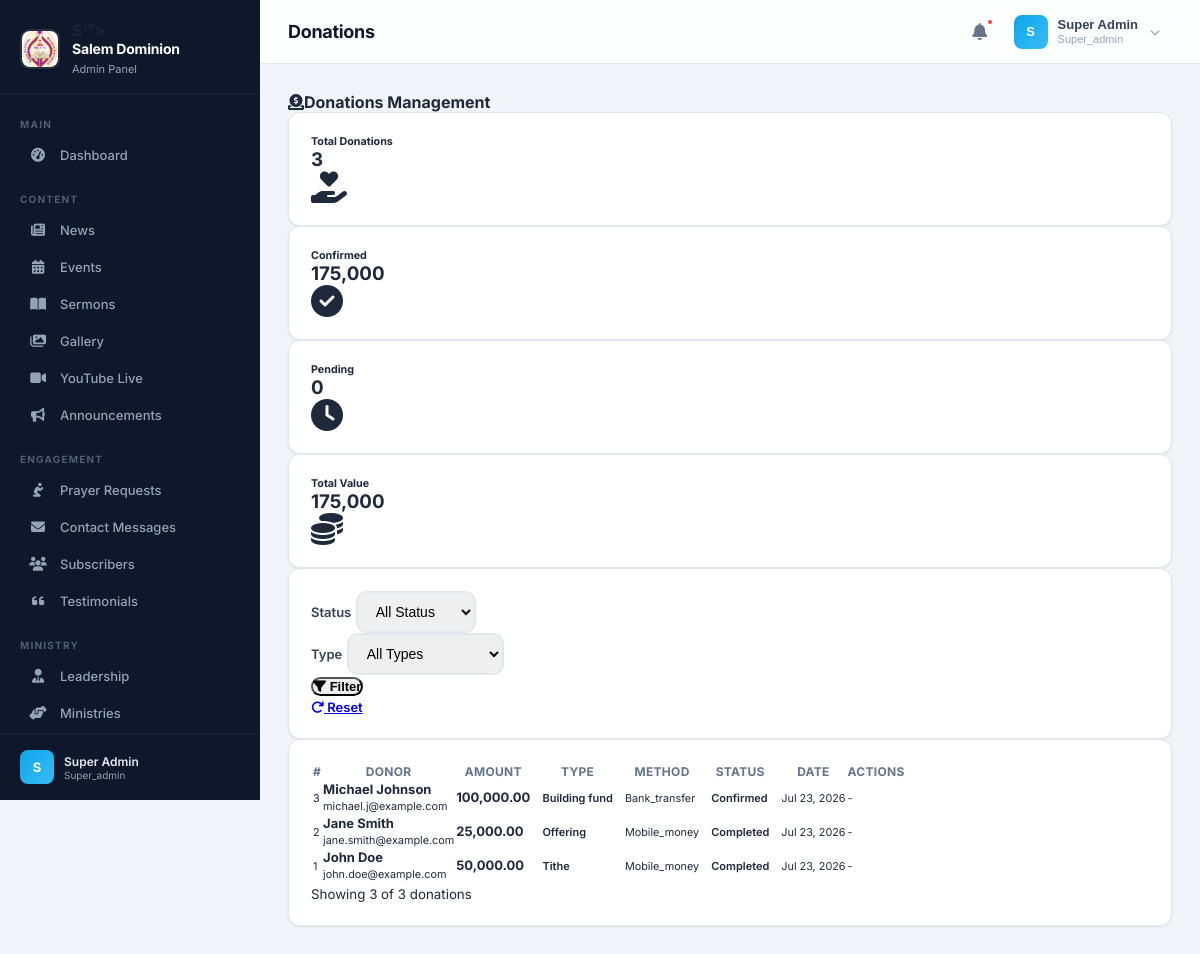
/admin/dashboard.php?section=donations (signed in), run on the app's committed database.
### tables this page shows
CREATE TABLE `donations` (
  `id` int(11) NOT NULL,
  `donor_name` varchar(255) NOT NULL,
  `donor_email` varchar(255) DEFAULT NULL,
  `donor_phone` varchar(20) DEFAULT NULL,
  `amount` decimal(10,2) NOT NULL,
  `donation_type` enum('tithe','offering','building_fund','missions','children_ministry','special','general','benevolence','other') NOT NULL DEFAULT 'general',
  `payment_method` enum('mobile_money','bank_transfer','cash','online','card') NOT NULL DEFAULT 'mobile_money',
  `transaction_id` varchar(100) DEFAULT NULL,
  `status` enum('pending','confirmed','completed','failed','cancelled','rejected') NOT NULL DEFAULT 'pending',
  `confirmed_by` int(11) DEFAULT NULL,
  `confirmed_at` datetime DEFAULT NULL,
  `payment_reference` varchar(255) DEFAULT NULL,
  `notes` text DEFAULT NULL,
  `is_anonymous` tinyint(1) NOT NULL DEFAULT 0,
  `confirmation_code` varchar(50) DEFAULT NULL,
  `ip_address` varchar(45) DEFAULT NULL,
  `created_at` timestamp NOT NULL DEFAULT current_timestamp(),
  `updated_at` timestamp NOT NULL DEFAULT current_timestamp() ON UPDATE current_timestamp()
);

### includes/database.php (called while the page is built, shortened)
<?php
class Database {
    private ?PDO $pdo = null;
    private function __construct(string $host, string $user, string $pass, string $name, string $port = '3306', string $charset = 'utf8mb4') {
        $dsn = "mysql:host={$host};port={$port};dbname={$name};charset={$charset}";
        try {
            $this->pdo = new PDO($dsn, $user, $pass, [
                PDO::ATTR_ERRMODE            => PDO::ERRMODE_EXCEPTION,
                PDO::ATTR_DEFAULT_FETCH_MODE => PDO::FETCH_ASSOC,
                PDO::ATTR_EMULATE_PREPARES   => false,
                PDO::MYSQL_ATTR_INIT_COMMAND => "SET NAMES {$charset} COLLATE {$charset}_unicode_ci",
                PDO::MYSQL_ATTR_FOUND_ROWS   => true,
            ]);
        } catch (PDOException $e) {
            error_log("Database connection failed ({$name}): " . $e->getMessage());
            $this->pdo = null;
            throw $e;
        }
    }
    public function query(string $sql, array $params = []): PDOStatement {
        $stmt = $this->pdo->prepare($sql);
        $stmt->execute($params);
        return $stmt;
    }
    public function fetch(string $sql, array $params = []): ?array {
        $stmt = $this->query($sql, $params);
        $result = $stmt->fetch();
        return $result ?: null;
    }
}

### includes/helpers.php (called while the page is built, shortened)
<?php
function sanitize(string $input): string {
    return htmlspecialchars(trim($input), ENT_QUOTES, 'UTF-8');
}
function paginate(string $table, $db, int $perPage = ITEMS_PER_PAGE, int $currentPage = 1, string $where = '', array $params = [], string $orderBy = 'id DESC'): array {
    if ($db instanceof Database) {
        $pdo = $db->getPdo();
    } elseif ($db instanceof PDO) {
        $pdo = $db;
    } else {
        $pdo = Database::getInstance()->getPdo();
    }
    $countQuery = "SELECT COUNT(*) FROM {$table}";
    if (!empty($where)) {
        $countQuery .= " WHERE {$where}";
    }
    $stmt = $pdo->prepare($countQuery);
    $stmt->execute($params);
    $total = (int)$stmt->fetchColumn();
    $totalPages = max(1, ceil($total / $perPage));
    $currentPage = max(1, min($currentPage, $totalPages));
    $offset = ($currentPage - 1) * $perPage;
    $query = "SELECT * FROM {$table}";
    if (!empty($where)) {
        $query .= " WHERE {$where}";
    }
    $query .= " ORDER BY {$orderBy} LIMIT {$perPage} OFFSET {$offset}";
    $stmt = $pdo->prepare($query);
    $stmt->execute($params);
    $items = $stmt->fetchAll(PDO::FETCH_ASSOC);
    return [
        'items'       => $items,
        'total'       => $total,
        'page'        => $currentPage,
        'per_page'    => $perPage,
        'total_pages' => $totalPages,
    ];
}
function formatDate(string $date, string $format = 'M j, Y'): string {
    return date($format, strtotime($date));
}

### admin/modules/donations.php (the view, shortened to what this page needs)
<?php
$db = Database::getInstance();
$page = max(1, (int)($_GET['page'] ?? 1));
$perPage = ADMIN_ITEMS_PER_PAGE;
$where = '1=1';
$params = [];
$pagination = paginate('donations', $db, $perPage, $page, $where, $params);
$donations = $pagination['items'];
$total = $pagination['total'];
$stats = $db->fetch("SELECT COUNT(*) as total_count, COALESCE(SUM(amount), 0) as total_amount, COALESCE(SUM(CASE WHEN status = 'confirmed' OR status = 'completed' THEN amount ELSE 0 END), 0) as confirmed_amount, COALESCE(SUM(CASE WHEN status = 'pending' THEN amount ELSE 0 END), 0) as pending_amount FROM donations") ?: ['total_count' => 0, 'total_amount' => 0, 'confirmed_amount' => 0, 'pending_amount' => 0];
?>
<div class="d-flex justify-content-between align-items-center mb-4">
    <h4 class="mb-0"><i class="fas fa-donate me-2"></i>Donations Management</h4>
</div>
<div class="row g-3 mb-4">
    <div class="col-md-3">
        <div class="card border-0 shadow-sm bg-primary text-white">
            <div class="card-body">
                <div class="d-flex justify-content-between">
                    <div>
                        <h6 class="mb-0">Total Donations</h6>
                        <h3 class="mb-0"><?= $stats['total_count'] ?></h3>
                    </div>
                    <i class="fas fa-hand-holding-heart fa-2x opacity-50"></i>
                </div>
            </div>
        </div>
    </div>
    <div class="col-md-3">
        <div class="card border-0 shadow-sm bg-success text-white">
            <div class="card-body">
                <div class="d-flex justify-content-between">
                    <div>
                        <h6 class="mb-0">Confirmed</h6>
                        <h3 class="mb-0"><?= number_format($stats['confirmed_amount'], 0) ?></h3>
                    </div>
                    <i class="fas fa-check-circle fa-2x opacity-50"></i>
                </div>
            </div>
        </div>
    </div>
    <div class="col-md-3">
        <div class="card border-0 shadow-sm bg-warning text-white">
            <div class="card-body">
                <div class="d-flex justify-content-between">
                    <div>
                        <h6 class="mb-0">Pending</h6>
                        <h3 class="mb-0"><?= number_format($stats['pending_amount'], 0) ?></h3>
                    </div>
                    <i class="fas fa-clock fa-2x opacity-50"></i>
                </div>
            </div>
        </div>
    </div>
    <div class="col-md-3">
        <div class="card border-0 shadow-sm bg-info text-white">
            <div class="card-body">
                <div class="d-flex justify-content-between">
                    <div>
                        <h6 class="mb-0">Total Value</h6>
                        <h3 class="mb-0"><?= number_format($stats['total_amount'], 0) ?></h3>
                    </div>
                    <i class="fas fa-coins fa-2x opacity-50"></i>
                </div>
            </div>
        </div>
    </div>
</div>
<div class="card mb-4">
    <div class="card-body">
        <form method="GET" class="row g-3 align-items-end">
            <div class="col-md-3">
                <label class="form-label">Status</label>
                <select name="status" class="form-select">
                    <option value="">All Status</option>
                </select>
            </div>
            <div class="col-md-3">
                <label class="form-label">Type</label>
                <select name="type" class="form-select">
                    <option value="">All Types</option>
                </select>
            </div>
            <div class="col-md-2">
                <button type="submit" class="btn btn-outline-primary w-100"><i class="fas fa-filter me-1"></i> Filter</button>
            </div>
            <div class="col-md-2">
                <a href="<?= BASE_URL ?>/admin/modules/donations.php" class="btn btn-outline-secondary w-100"><i class="fas fa-redo me-1"></i> Reset</a>
            </div>
        </form>
    </div>
</div>
<div class="card">
    <div class="card-body">
        <?php if (empty($donations)): ?>
            <div class="text-center py-5">
                <i class="fas fa-donate fa-3x text-muted mb-3"></i>
                <p class="text-muted">No donations found.</p>
            </div>
        <?php else: ?>
            <div class="table-responsive">
                <table class="table table-hover align-middle">
                    <thead class="table-light">
                        <tr>
                            <th>#</th>
                            <th>Donor</th>
                            <th>Amount</th>
                            <th>Type</th>
                            <th>Method</th>
                            <th>Status</th>
                            <th>Date</th>
                            <th class="text-end">Actions</th>
                        </tr>
                    </thead>
                    <tbody>
                        <?php foreach ($donations as $item): ?>
                        <tr>
                            <td><small><?= $item['id'] ?></small></td>
                            <td>
                                <strong><?= sanitize($item['donor_name'] ?: $item['name'] ?: 'Anonymous') ?></strong>
                                <?php if (!empty($item['donor_email'] ?: $item['email'])): ?>
                                    <br><small class="text-muted"><?= sanitize($item['donor_email'] ?? $item['email'] ?? '') ?></small>
                                <?php endif; ?>
                            </td>
                            <td><strong class="text-success"><?= number_format($item['amount'], 2) ?></strong></td>
                            <td><span class="badge bg-info"><?= sanitize(ucfirst(str_replace('_', ' ', $item['donation_type'] ?? $item['type'] ?? 'other'))) ?></span></td>
                            <td><small><?= sanitize(ucfirst($item['payment_method'] ?? $item['method'] ?? 'N/A')) ?></small></td>
                            <td>
                                <?php
                                $statusMap = ['pending' => 'warning', 'confirmed' => 'success', 'completed' => 'success', 'rejected' => 'danger'];
                                $cls = $statusMap[$item['status']] ?? 'secondary';
                                ?>
                                <span class="badge bg-<?= $cls ?>"><?= ucfirst($item['status']) ?></span>
                            </td>
                            <td><small><?= formatDate($item['created_at']) ?></small></td>
                            <td class="text-end">
                                <?php if ($item['status'] === 'pending'): ?>
                                <div class="btn-group btn-group-sm">
                                    <form method="POST" class="d-inline">
                                        <?= csrfField() ?>
                                        <input type="hidden" name="action" value="confirm">
                                        <input type="hidden" name="id" value="<?= $item['id'] ?>">
                                        <button type="submit" class="btn btn-outline-success" title="Confirm"><i class="fas fa-check"></i></button>
                                    </form>
                                    <form method="POST" class="d-inline" onsubmit="return confirm('Reject this donation?')">
                                        <?= csrfField() ?>
                                        <input type="hidden" name="action" value="reject">
                                        <input type="hidden" name="id" value="<?= $item['id'] ?>">
                                        <button type="submit" class="btn btn-outline-danger" title="Reject"><i class="fas fa-times"></i></button>
                                    </form>
                                </div>
                                <?php else: ?>
                                    <small class="text-muted">-</small>
                                <?php endif; ?>
                            </td>
                        </tr>
                        <?php endforeach; ?>
                    </tbody>
                </table>
            </div>
            <small class="text-muted">Showing <?= count($donations) ?> of <?= $total ?> donations</small>
        <?php endif; ?>
    </div>
</div>

### admin/dashboard.php (style rules this page uses)
*, *::before, *::after { margin: 0; padding: 0; box-sizing: border-box; }
:root { --sidebar-width: 260px; --sidebar-collapsed: 0px; --topbar-height: 64px; --bg-primary: #0f172a; --bg-secondary: #1e293b; --bg-accent: #0ea5e9; --bg-page: #f1f5f9; --text-sidebar: #94a3b8; --text-sidebar-active: #ffffff; --border-color: #e2e8f0; --card-bg: #ffffff; --shadow-sm: 0 1px 3px rgba(0,0,0,0.06), 0 1px 2px rgba(0,0,0,0.04); --shadow-md: 0 4px 12px rgba(0,0,0,0.07), 0 2px 4px rgba(0,0,0,0.04); --shadow-lg: 0 10px 30px rgba(0,0,0,0.08); --radius: 12px; --radius-sm: 8px; }
body { font-family: 'Inter', -apple-system, BlinkMacSystemFont, sans-serif; background: var(--bg-page); color: #1e293b; min-height: 100vh; -webkit-font-smoothing: antialiased; }
.card { background: var(--card-bg); border-radius: var(--radius); box-shadow: var(--shadow-sm); border: 1px solid var(--border-color); overflow: hidden; transition: box-shadow 0.25s ease; }
.card-body { padding: 22px; }
.form-control, .form-select { border-radius: 10px; padding: 10px 14px; border: 2px solid #e2e8f0; font-size: 14px; transition: border-color 0.2s, box-shadow 0.2s; }
.form-label { font-size: 13px; font-weight: 600; color: #334155; margin-bottom: 6px; }
.btn { border-radius: 10px; font-weight: 600; font-size: 13px; transition: all 0.2s; }
.badge { font-weight: 600; font-size: 11px; padding: 4px 10px; border-radius: 6px; }
.table { font-size: 13px; }
.table th { font-weight: 700; font-size: 12px; text-transform: uppercase; letter-spacing: 0.3px; color: #64748b; border-bottom-width: 1px; }

### data on the page
donations: id "3", donor_name "Michael Johnson", donor_email "michael.j@example.com", amount "100,000.00", donation_type "Building fund", payment_method "Bank_transfer", status "Confirmed", created_at "Jul 23, 2026"
donations: id "2", donor_name "Jane Smith", donor_email "jane.smith@example.com", amount "25,000.00", donation_type "Offering", payment_method "Mobile_money", status "Completed", created_at "Jul 23, 2026"
donations: id "1", donor_name "John Doe", donor_email "john.doe@example.com", amount "50,000.00", donation_type "Tithe", payment_method "Mobile_money", status "Completed", created_at "Jul 23, 2026"

### other printed values
$groupName "MAIN"
$item['label'] "Dashboard"
$groupName "CONTENT"
$item['label'] "News"
$item['label'] "Events"
$item['label'] "Sermons"
$item['label'] "Gallery"
$item['label'] "YouTube Live"
$item['label'] "Announcements"
$groupName "ENGAGEMENT"
$item['label'] "Prayer Requests"
$item['label'] "Contact Messages"
$item['label'] "Subscribers"
$item['label'] "Testimonials"
$groupName "MINISTRY"
